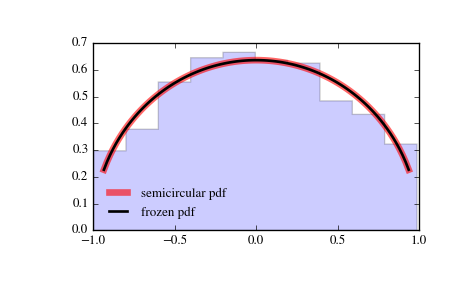

Python code for this plot:
from scipy.stats import semicircular
import matplotlib.pyplot as plt
fig, ax = plt.subplots(1, 1)

# Calculate a few first moments:

mean, var, skew, kurt = semicircular.stats(moments='mvsk')

# Display the probability density function (``pdf``):

x = np.linspace(semicircular.ppf(0.01),
                semicircular.ppf(0.99), 100)
ax.plot(x, semicircular.pdf(x),
       'r-', lw=5, alpha=0.6, label='semicircular pdf')

# Alternatively, the distribution object can be called (as a function)
# to fix the shape, location and scale parameters. This returns a "frozen"
# RV object holding the given parameters fixed.

# Freeze the distribution and display the frozen ``pdf``:

rv = semicircular()
ax.plot(x, rv.pdf(x), 'k-', lw=2, label='frozen pdf')

# Check accuracy of ``cdf`` and ``ppf``:

vals = semicircular.ppf([0.001, 0.5, 0.999])
np.allclose([0.001, 0.5, 0.999], semicircular.cdf(vals))
# True

# Generate random numbers:

r = semicircular.rvs(size=1000)

# And compare the histogram:

ax.hist(r, normed=True, histtype='stepfilled', alpha=0.2)
ax.legend(loc='best', frameon=False)
plt.show()
